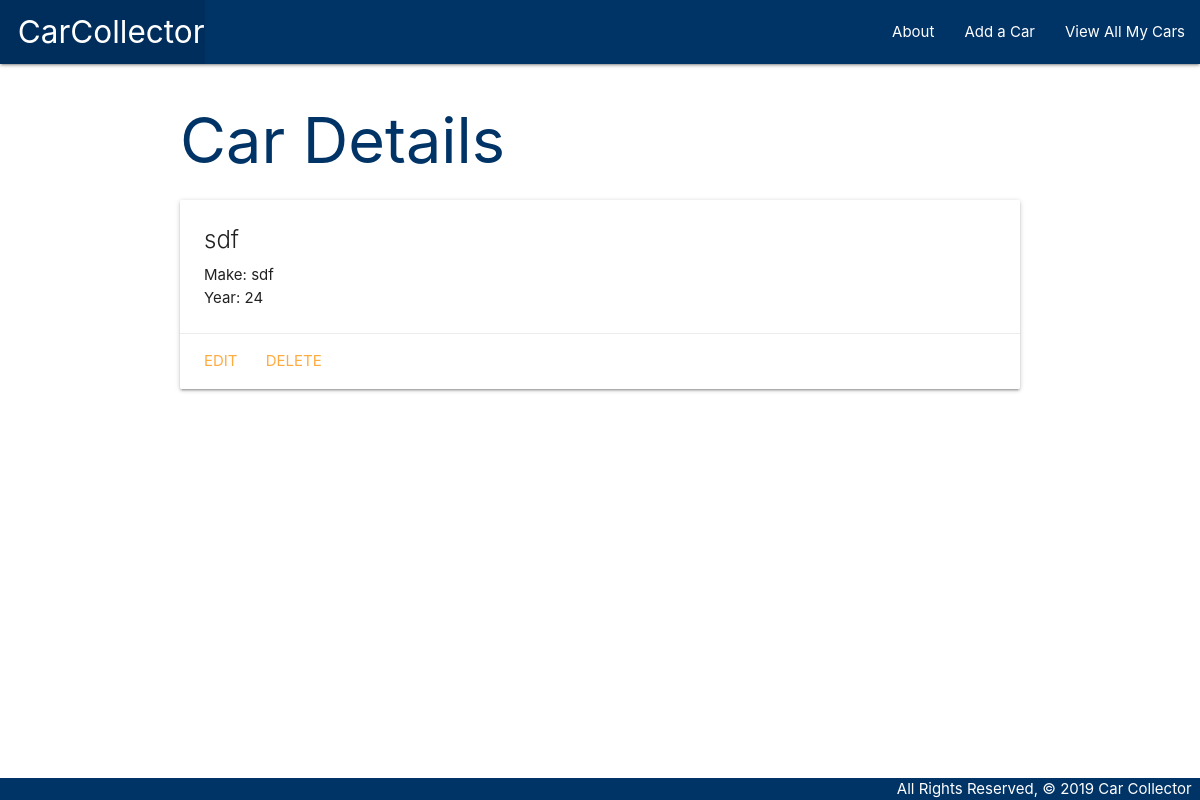
The app's page /cars/5/, older data.
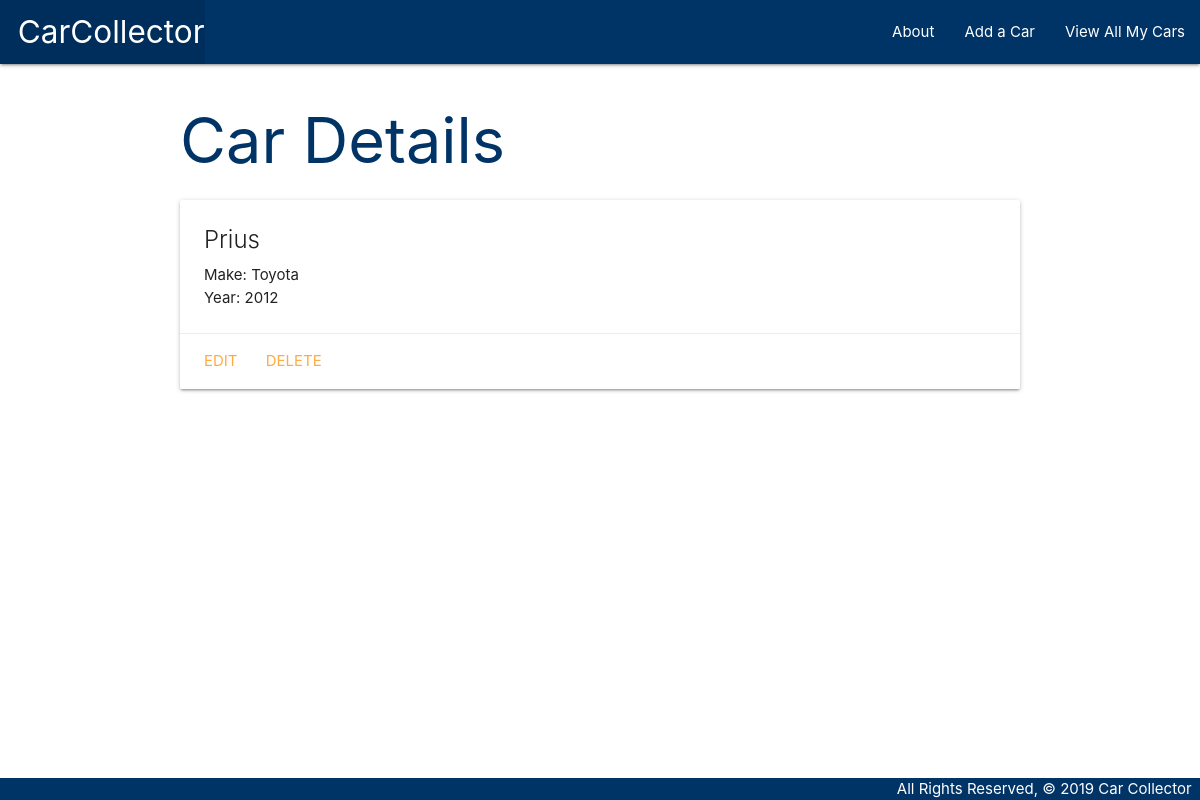
The same page, newer data.
### main_app/models.py (models this page shows, shortened)
class Car(models.Model):
    make = models.CharField(max_length=50)
    model = models.CharField(max_length=50)
    year = models.IntegerField()

### main_app/views.py (the view)
# urls.py: path('cars/<int:car_id>/', views.cars_detail, name='detail'),
def cars_detail(request, car_id):
    car = Car.objects.get(id=car_id)
    return render(request, 'cars/detail.html', { 'car': car })

### main_app/templates/cars/detail.html
{% extends 'base.html' %}
{% block content %}
<h1>Car Details</h1>
<div class="card">
  <div class="card-content">
    <span class="card-title">{{ car.model }}</span>
    <p>Make: {{ car.make }}</p>
    <p>Year: {{ car.year }}</p>
  </div>
  <div class="card-action">
    <a href="{% url 'cars_update' car.id %}">Edit</a>
    <a href="{% url 'cars_delete' car.id %}">Delete</a>
  </div>
</div>
{% endblock %}

Row changes from the older to the newer data that the page shows:
changed Car: model "sdf" → "Prius"; make "sdf" → "Toyota"; year "24" → "2012"
